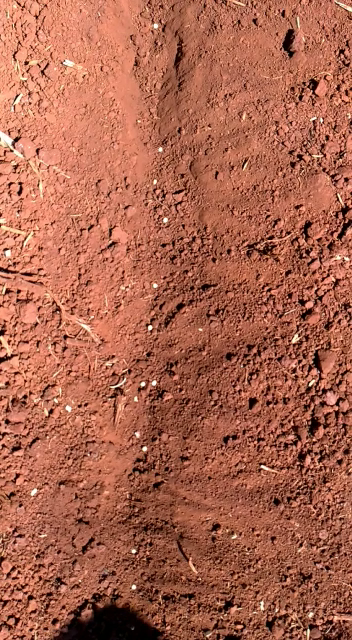
#> input picture frame 1 of videosemente1.mp4, 352 x 640 px
$ python trackmovie_color_selection2.py   (Python 2 division)   (older library calls are emulated)
#> lines starting #> are read from the running program, lines starting #| are printed output that depends on the picture; after the words box and inside, x2 and y2 are one past the last pixel; in counts of white or black regions, pixels touching at a corner belong together
#!/usr/bin/python


from imutils import contours
import imutils
import numpy as np
import cv2
import datetime
from matplotlib import pyplot as plt


if __name__ == "__main__":
   cap= cv2.VideoCapture('videosemente1.mp4')

   while (cap.isOpened()):

        ret, rgb= cap.read()
#> rgb is the input picture: shape (640, 352, 3); mean B, G, R 78.2, 100.8, 170.8
	#cv2.imwrite('terra.png', rgb)
	s= rgb.shape
#> s = (640, 352, 3)
	rgb= rgb[150:232, 0:s[1]]
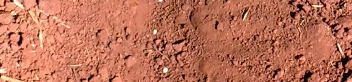
#> rgb: shape (82, 352, 3); mean B, G, R 88.9, 113.3, 188.6
	s= rgb.shape
#> s = (82, 352, 3)
	print s
#| (82, 352, 3)
	hsv= cv2.cvtColor(rgb,cv2.COLOR_BGR2HSV)
#> hsv: shape (82, 352, 3); mean H, S, V 7.4, 141.9, 188.6
#	lower= np.array([80, 50, 50])
#	upper= np.array([115, 255, 255])
	lower= np.array([16, 10, 10])
	upper= np.array([60, 255, 255])

	grayD= cv2.inRange(hsv, lower, upper)
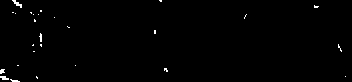
#> grayD: shape (82, 352); 0.7% white in thin lines or dots


	grayM= cv2.medianBlur(grayD, 1);

	# find contours in the image
        _, contours0, hierarchy = cv2.findContours(grayM.copy(), cv2.RETR_LIST, cv2.CHAIN_APPROX_SIMPLE)
#> contours0 = 27 contours, all with area under 20
        print len(contours0)
#| 27
	(contours0, boundbox)= contours.sort_contours(contours0, method="right-to-left")
#> boundbox = 27 items, first 6: (345, 76, 1, 1), (338, 44, 4, 8), (314, 5, 5, 3), (244, 14, 3, 5), (164, 68, 4, 4), (159, 0, 3, 2)
	rgbc= rgb.copy()
	for pic, contour in enumerate(contours0):
	        area = cv2.contourArea(contour) #funcion de opencv que obtiene los contornos
		print area
        	if(area< 500) and (area > 1):
			(x,y),radius = cv2.minEnclosingCircle(contour)
			center = (int(x),int(y))
		 	radius = int(radius)
			print center

			cv2.circle(rgbc,center,radius,(0,255,0),5)
			if (pic < len(contours0) -1):
				(x1, y1), radius= cv2.minEnclosingCircle(contours0[pic+1])
				cv2.arrowedLine(rgbc, (int(x),int(y)), (int(x1), int(y)), (0,0,0), 3)
				cv2.putText(rgbc, str(int(x-x1)*10)+'mm', (int(x1 + 10),int(y-10)),
					cv2.FONT_HERSHEY_PLAIN, 1, (0,0,0),1)
#> this loop made 27 passes
#> (contour, area, x, y, center, x1, y1) on passes 6, 7, 16: ([[159, 0], [160, 1], [161, 1], [161, 0]], 1.5, 160, 0.5, (160, 0), 154.5, 31.5), ([[154, 30], [154, 33], [155, 33], [155, 30]], 3, 154.5, 31.5, (154, 31), 75, 65), ([[34, 19], [34, 21], [35, 21], [35, 20]], 1.5, 34.5, 20, (34, 20), 33.5, 51)
#> (area, x, y, center, x1, y1) on passes 2, 3, 5, 13, 24, 25: (2.5, 339.5, 47.5, (339, 47), 315.9, 6), (4, 315.9, 6, (315, 6), 245, 16), (4.5, 165.5, 69.5, (165, 69), 160, 0.5), (8.5, 40.5, 37, (40, 37), 38, 14), (19, 16.5, 3.5, (16, 3), 14.5, 80), (7, 14.5, 80, (14, 80), 4, 77.5)
#| 0.0
#| 2.5
#| (339, 47)
#| 4.0
#| (315, 6)
#| 0.0
#| 4.5
#| (165, 69)
#| 1.5
#| (160, 0)
#> (further printed lines are left out)
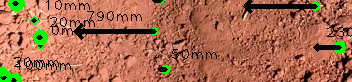
#> rgbc: shape (82, 352, 3); 9.11% of pixels changed, all inside (x1, y1, x2, y2) = (0, 0, 352, 82)


	cv2.imshow('countours',rgbc)
	cv2.imshow('segmentation',rgb)
	if cv2.waitKey(3000) & 0xFF == ord('q'):
#> (key q is pressed here)
	   break


   cap.release()
   cv2.destroyAllWindows()

$ run again, starting later in the video
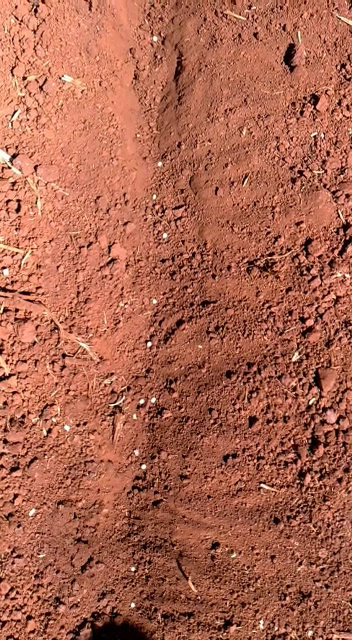
#> input picture frame 5 of videosemente1.mp4, 352 x 640 px
#> rgb is the input picture: shape (640, 352, 3); mean B, G, R 78.9, 101.2, 171.9
#> rgb: shape (82, 352, 3)
#| (82, 352, 3)
#> hsv: shape (82, 352, 3); mean H, S, V 7.3, 140.7, 189.4
#> `grayD= cv2.inRange(hsv, lower, upper)`:
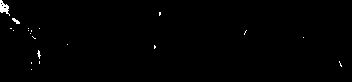
#> grayD: shape (82, 352); 0.59% white; 20 white regions (18 under 20 px)
#> contours0 = 23 contours, 22 with area under 20; largest, box (x1, y1, x2, y2) and area: (0, 0, 10, 16) 66
#| 23
#> boundbox = 23 items, first 6: (339, 61, 3, 6), (303, 37, 1, 1), (244, 30, 3, 5), (159, 12, 2, 4), (154, 45, 2, 4), (67, 44, 1, 1)
#> the loop `for pic, contour in enumerate(contours0):` made 23 passes
#> (area, x, y, center) on pass 23: (66, 4.5, 7.5, (4, 7))
#> (printed output is left out)
#> after the loop `for pic, contour in enumerate(contours0):`:
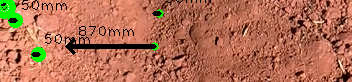
#> rgbc: shape (82, 352, 3); mean B, G, R 83.9, 111.5, 178.3

$ run again, starting later in the video
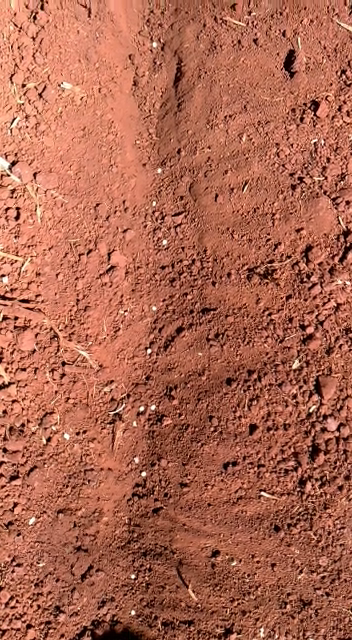
#> input picture frame 9 of videosemente1.mp4, 352 x 640 px
#> rgb is the input picture: shape (640, 352, 3); mean B, G, R 79.7, 102, 173.2
#> rgb: shape (82, 352, 3)
#| (82, 352, 3)
#> hsv: shape (82, 352, 3); mean H, S, V 7.3, 139.5, 190.4
#> `grayD= cv2.inRange(hsv, lower, upper)`:
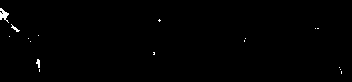
#> grayD: shape (82, 352); 0.5% white; 17 white regions (14 under 20 px)
#> contours0 = 18 contours, 17 with area under 20; largest, box (x1, y1, x2, y2) and area: (0, 8, 9, 23) 48
#| 18
#> boundbox = 18 items, first 6: (341, 71, 1, 3), (340, 69, 1, 1), (339, 67, 1, 1), (317, 28, 2, 1), (315, 28, 1, 1), (245, 38, 1, 1)
#> the loop `for pic, contour in enumerate(contours0):` made 18 passes
#> (area, x, y) on pass 18: (48, 4, 15)
#> (printed output is left out)
#> after the loop `for pic, contour in enumerate(contours0):`:
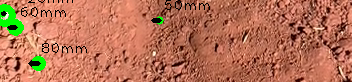
#> rgbc: shape (82, 352, 3); mean B, G, R 86.6, 114.6, 182.9
